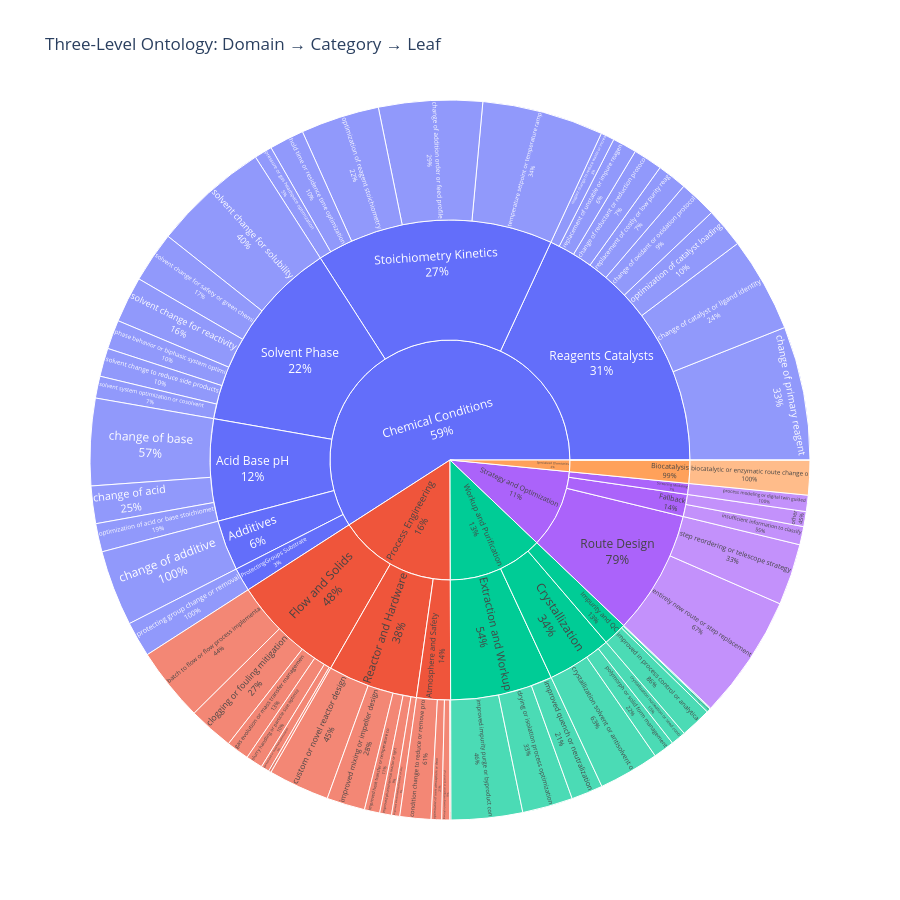

Write notebook code for a chart like this one.
### Markdown cell above
### 3.4 Three-Level Hierarchy Visualization (Sunburst)

### Code cell
# Create sunburst chart using plotly (if available) or alternative visualization
try:
    import plotly.express as px

    # Prepare data for sunburst
    sunburst_data = []
    for _, row in merged_df.iterrows():
        sunburst_data.append({
            'domain': row['solution_domain'].replace('_', ' ') if pd.notna(row['solution_domain']) else 'Unknown',
            'category': row['solution_category'].replace('_', ' ') if pd.notna(row['solution_category']) else 'Unknown',
            'leaf': row['solution_leaf'].replace('_', ' ')[:40] if pd.notna(row['solution_leaf']) else 'Unknown',
        })

    sunburst_df = pd.DataFrame(sunburst_data)

    # Count occurrences
    counts_df = sunburst_df.groupby(['domain', 'category', 'leaf']).size().reset_index(name='count')

    fig = px.sunburst(
        counts_df,
        path=['domain', 'category', 'leaf'],
        values='count',
        title='Three-Level Ontology: Domain → Category → Leaf',
        width=900,
        height=900
    )
    fig.update_traces(textinfo="label+percent parent")
    fig.write_html('figures/ontology_sunburst.html')
    fig.show()
    print("Interactive sunburst saved to figures/ontology_sunburst.html")

except ImportError:
    print("Plotly not available. Creating alternative visualization...")

    # Alternative: Grouped bar chart showing categories within domains
    fig, axes = plt.subplots(2, 3, figsize=(18, 12))
    axes = axes.flatten()

    domains_sorted = sorted(nested_breakdown.keys(),
                           key=lambda x: -nested_breakdown[x]['total'])

    for idx, domain in enumerate(domains_sorted[:6]):
        ax = axes[idx]
        domain_data = nested_breakdown[domain]

        # Get categories and their totals
        cats = list(domain_data['categories'].keys())
        totals = [domain_data['categories'][c]['total'] for c in cats]

        # Sort by total
        sorted_pairs = sorted(zip(cats, totals), key=lambda x: -x[1])
        cats, totals = zip(*sorted_pairs) if sorted_pairs else ([], [])

        # Clean names
        clean_cats = [c.replace('_', '\n') for c in cats]

        colors = plt.cm.Set3(np.linspace(0, 1, len(cats)))
        bars = ax.bar(range(len(cats)), totals, color=colors)

        ax.set_xticks(range(len(cats)))
        ax.set_xticklabels(clean_cats, rotation=45, ha='right', fontsize=8)
        ax.set_title(f"{domain.replace('_', ' ')}\n(n={domain_data['total']})", fontsize=10)
        ax.set_ylabel('Count')

        # Add labels
        for bar, count in zip(bars, totals):
            ax.text(bar.get_x() + bar.get_width()/2, bar.get_height() + 1,
                    str(count), ha='center', fontsize=8)

    # Hide unused axes
    for idx in range(len(domains_sorted), 6):
        if idx < len(axes):
            axes[idx].set_visible(False)

    plt.suptitle('Categories Within Each Domain (Level 1 → Level 2)', fontsize=14, y=1.02)
    plt.tight_layout()
    plt.savefig('figures/domain_category_breakdown.png', dpi=150, bbox_inches='tight')
    plt.show()

### Figure 1 — Plotly figure (JSON) as saved in the notebook; plotly's stock layout.template omitted (floating-point values rounded to 4 significant figures)
{"data": [{"branchvalues": "total", "domain": {"x": [0, 1], "y": [0, 1]}, "hovertemplate": "labels=%{label}<br>count=%{value}<br>parent=%{parent}<br>id=%{id}<extra></extra>", "ids": ["Chemical Conditions/Acid Base pH/change of acid", "Chemical Conditions/Acid Base pH/change of base", "Chemical Conditions/Acid Base pH/optimization of acid or base stoichiomet", "Chemical Conditions/Additives/change of additive", "Chemical Conditions/ProtectingGroups Substrate/protecting group change or removal", "Chemical Conditions/Reagents Catalysts/change of catalyst or ligand identity", "Chemical Conditions/Reagents Catalysts/change of oxidant or oxidation protocol", "Chemical Conditions/Reagents Catalysts/change of primary reagent", "Chemical Conditions/Reagents Catalysts/change of reductant or reduction protoco", "Chemical Conditions/Reagents Catalysts/optimization of catalyst loading", "Chemical Conditions/Reagents Catalysts/reagent change to reduce waste or increa", "Chemical Conditions/Reagents Catalysts/replacement of costly or low purity reag", "Chemical Conditions/Reagents Catalysts/replacement of unstable or impure reagen", "Chemical Conditions/Solvent Phase/phase behavior or biphasic system optimi", "Chemical Conditions/Solvent Phase/solvent change for reactivity", "Chemical Conditions/Solvent Phase/solvent change for safety or green chemi", "Chemical Conditions/Solvent Phase/solvent change for solubility", "Chemical Conditions/Solvent Phase/solvent change to reduce side products", "Chemical Conditions/Solvent Phase/solvent system optimization or cosolvent", "Chemical Conditions/Stoichiometry Kinetics/change of addition order or feed profile", "Chemical Conditions/Stoichiometry Kinetics/hold time or residence time optimization", "Chemical Conditions/Stoichiometry Kinetics/optimization of reagent stoichiometry", "Chemical Conditions/Stoichiometry Kinetics/pressure or gas headspace optimization", "Chemical Conditions/Stoichiometry Kinetics/temperature setpoint or temperature ramp", "Process Engineering/Atmosphere and Safety/condition change to reduce or remove pro", "Process Engineering/Atmosphere and Safety/optimization of inert atmosphere or deox", "Process Engineering/Atmosphere and Safety/optimization of oxygen or gas enriched e", "Process Engineering/Atmosphere and Safety/thermal runaway mitigation or quench saf", "Process Engineering/Flow and Solids/batch to flow or flow process implementa", "Process Engineering/Flow and Solids/clogging or fouling mitigation", "Process Engineering/Flow and Solids/continuous process intensification", "Process Engineering/Flow and Solids/gas evolution or mass transfer managemen", "Process Engineering/Flow and Solids/packed bed or fixed bed optimization", "Process Engineering/Flow and Solids/slurry handling or particle size optimiz", "Process Engineering/Reactor and Hardware/custom or novel reactor design", "Process Engineering/Reactor and Hardware/improved electrochemical reactor or elec", "Process Engineering/Reactor and Hardware/improved heat transfer or temperature co", "Process Engineering/Reactor and Hardware/improved mixing or impeller design", "Process Engineering/Reactor and Hardware/improved photochemical reactor or light ", "Specialized Chemistries/Biocatalysis/biocatalytic or enzymatic route change o", "Specialized Chemistries/Halogenation/optimization of halogenation protocol", "Strategy and Optimization/Fallback/insufficient information to classify", "Strategy and Optimization/Fallback/other", "Strategy and Optimization/Route Design/entirely new route or step replacement", "Strategy and Optimization/Route Design/step reordering or telescope strategy", "Strategy and Optimization/Screening Modeling/process modeling or digital twin guided ", "Workup and Purification/Crystallization/crystallization nucleation or seed contr", "Workup and Purification/Crystallization/crystallization solvent or antisolvent o", "Workup and Purification/Crystallization/polymorph or solid form management", "Workup and Purification/Extraction and Workup/drying or isolation process optimization", "Workup and Purification/Extraction and Workup/improved impurity purge or byproduct con", "Workup and Purification/Extraction and Workup/improved quench or neutralization", "Workup and Purification/Impurity and QC/feedstock or supplier variability manage", "Workup and Purification/Impurity and QC/improved in process control or analytica", "Workup and Purification/Impurity and QC/tolerance of reagent or feed impurities", "Chemical Conditions/Acid Base pH", "Chemical Conditions/Additives", "Chemical Conditions/ProtectingGroups Substrate", "Chemical Conditions/Reagents Catalysts", "Chemical Conditions/Solvent Phase", "Chemical Conditions/Stoichiometry Kinetics", "Process Engineering/Atmosphere and Safety", "Process Engineering/Flow and Solids", "Process Engineering/Reactor and Hardware", "Specialized Chemistries/Biocatalysis", "Specialized Chemistries/Halogenation", "Strategy and Optimization/Fallback", "Strategy and Optimization/Route Design", "Strategy and Optimization/Screening Modeling", "Workup and Purification/Crystallization", "Workup and Purification/Extraction and Workup", "Workup and Purification/Impurity and QC", "Chemical Conditions", "Process Engineering", "Specialized Chemistries", "Strategy and Optimization", "Workup and Purification"], "labels": ["change of acid", "change of base", "optimization of acid or base stoichiomet", "change of additive", "protecting group change or removal", "change of catalyst or ligand identity", "change of oxidant or oxidation protocol", "change of primary reagent", "change of reductant or reduction protoco", "optimization of catalyst loading", "reagent change to reduce waste or increa", "replacement of costly or low purity reag", "replacement of unstable or impure reagen", "phase behavior or biphasic system optimi", "solvent change for reactivity", "solvent change for safety or green chemi", "solvent change for solubility", "solvent change to reduce side products", "solvent system optimization or cosolvent", "change of addition order or feed profile", "hold time or residence time optimization", "optimization of reagent stoichiometry", "pressure or gas headspace optimization", "temperature setpoint or temperature ramp", "condition change to reduce or remove pro", "optimization of inert atmosphere or deox", "optimization of oxygen or gas enriched e", "thermal runaway mitigation or quench saf", "batch to flow or flow process implementa", "clogging or fouling mitigation", "continuous process intensification", "gas evolution or mass transfer managemen", "packed bed or fixed bed optimization", "slurry handling or particle size optimiz", "custom or novel reactor design", "improved electrochemical reactor or elec", "improved heat transfer or temperature co", "improved mixing or impeller design", "improved photochemical reactor or light ", "biocatalytic or enzymatic route change o", "optimization of halogenation protocol", "insufficient information to classify", "other", "entirely new route or step replacement", "step reordering or telescope strategy", "process modeling or digital twin guided ", "crystallization nucleation or seed contr", "crystallization solvent or antisolvent o", "polymorph or solid form management", "drying or isolation process optimization", "improved impurity purge or byproduct con", "improved quench or neutralization", "feedstock or supplier variability manage", "improved in process control or analytica", "tolerance of reagent or feed impurities", "Acid Base pH", "Additives", "ProtectingGroups Substrate", "Reagents Catalysts", "Solvent Phase", "Stoichiometry Kinetics", "Atmosphere and Safety", "Flow and Solids", "Reactor and Hardware", "Biocatalysis", "Halogenation", "Fallback", "Route Design", "Screening Modeling", "Crystallization", "Extraction and Workup", "Impurity and QC", "Chemical Conditions", "Process Engineering", "Specialized Chemistries", "Strategy and Optimization", "Workup and Purification"], "name": "", "parents": ["Chemical Conditions/Acid Base pH", "Chemical Conditions/Acid Base pH", "Chemical Conditions/Acid Base pH", "Chemical Conditions/Additives", "Chemical Conditions/ProtectingGroups Substrate", "Chemical Conditions/Reagents Catalysts", "Chemical Conditions/Reagents Catalysts", "Chemical Conditions/Reagents Catalysts", "Chemical Conditions/Reagents Catalysts", "Chemical Conditions/Reagents Catalysts", "Chemical Conditions/Reagents Catalysts", "Chemical Conditions/Reagents Catalysts", "Chemical Conditions/Reagents Catalysts", "Chemical Conditions/Solvent Phase", "Chemical Conditions/Solvent Phase", "Chemical Conditions/Solvent Phase", "Chemical Conditions/Solvent Phase", "Chemical Conditions/Solvent Phase", "Chemical Conditions/Solvent Phase", "Chemical Conditions/Stoichiometry Kinetics", "Chemical Conditions/Stoichiometry Kinetics", "Chemical Conditions/Stoichiometry Kinetics", "Chemical Conditions/Stoichiometry Kinetics", "Chemical Conditions/Stoichiometry Kinetics", "Process Engineering/Atmosphere and Safety", "Process Engineering/Atmosphere and Safety", "Process Engineering/Atmosphere and Safety", "Process Engineering/Atmosphere and Safety", "Process Engineering/Flow and Solids", "Process Engineering/Flow and Solids", "Process Engineering/Flow and Solids", "Process Engineering/Flow and Solids", "Process Engineering/Flow and Solids", "Process Engineering/Flow and Solids", "Process Engineering/Reactor and Hardware", "Process Engineering/Reactor and Hardware", "Process Engineering/Reactor and Hardware", "Process Engineering/Reactor and Hardware", "Process Engineering/Reactor and Hardware", "Specialized Chemistries/Biocatalysis", "Specialized Chemistries/Halogenation", "Strategy and Optimization/Fallback", "Strategy and Optimization/Fallback", "Strategy and Optimization/Route Design", "Strategy and Optimization/Route Design", "Strategy and Optimization/Screening Modeling", "Workup and Purification/Crystallization", "Workup and Purification/Crystallization", "Workup and Purification/Crystallization", "Workup and Purification/Extraction and Workup", "Workup and Purification/Extraction and Workup", "Workup and Purification/Extraction and Workup", "Workup and Purification/Impurity and QC", "Workup and Purification/Impurity and QC", "Workup and Purification/Impurity and QC", "Chemical Conditions", "Chemical Conditions", "Chemical Conditions", "Chemical Conditions", "Chemical Conditions", "Chemical Conditions", "Process Engineering", "Process Engineering", "Process Engineering", "Specialized Chemistries", "Specialized Chemistries", "Strategy and Optimization", "Strategy and Optimization", "Strategy and Optimization", "Workup and Purification", "Workup and Purification", "Workup and Purification", "", "", "", "", ""], "textinfo": "label+percent parent", "type": "sunburst", "values": [193.0, 448.0, 146.0, 390.0, 182.0, 490.0, 194.0, 688.0, 150.0, 205.0, 70.0, 153.0, 125.0, 150.0, 237.0, 262.0, 601.0, 146.0, 113.0, 533.0, 179.0, 405.0, 92.0, 625.0, 160.0, 54.0, 6.0, 41.0, 381.0, 233.0, 13.0, 117.0, 43.0, 87.0, 315.0, 42.0, 79.0, 197.0, 61.0, 178.0, 1.0, 94.0, 77.0, 639.0, 316.0, 84.0, 77.0, 312.0, 109.0, 260.0, 367.0, 163.0, 20.0, 160.0, 5.0, 787.0, 390.0, 182.0, 2075.0, 1509.0, 1834.0, 261.0, 874.0, 694.0, 178.0, 1.0, 171.0, 955.0, 84.0, 498.0, 790.0, 185.0, 6777.0, 1829.0, 179.0, 1210.0, 1473.0]}], "layout": {"height": 900, "legend": {"tracegroupgap": 0}, "title": {"text": "Three-Level Ontology: Domain → Category → Leaf"}, "width": 900}}
